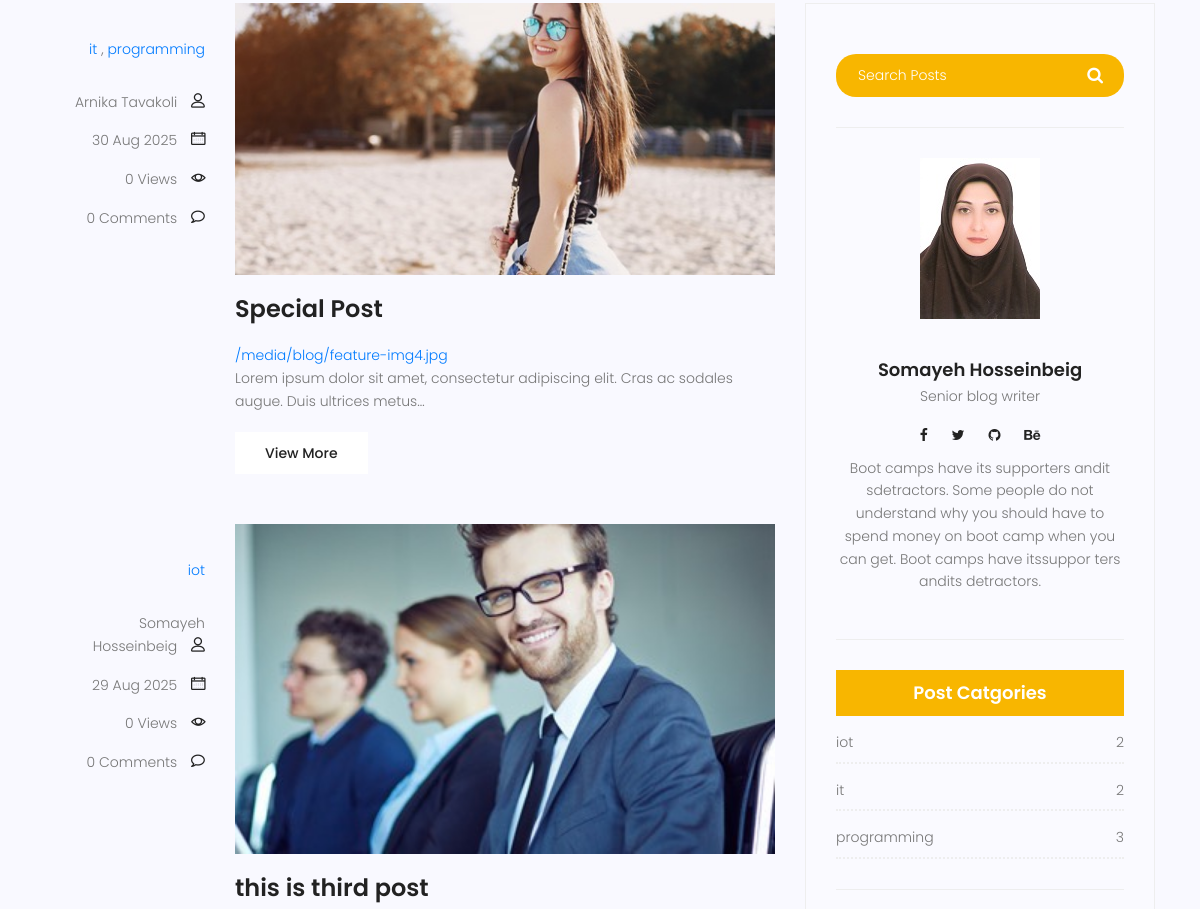
Before: /blog/search/ (middle part) with the older database file.
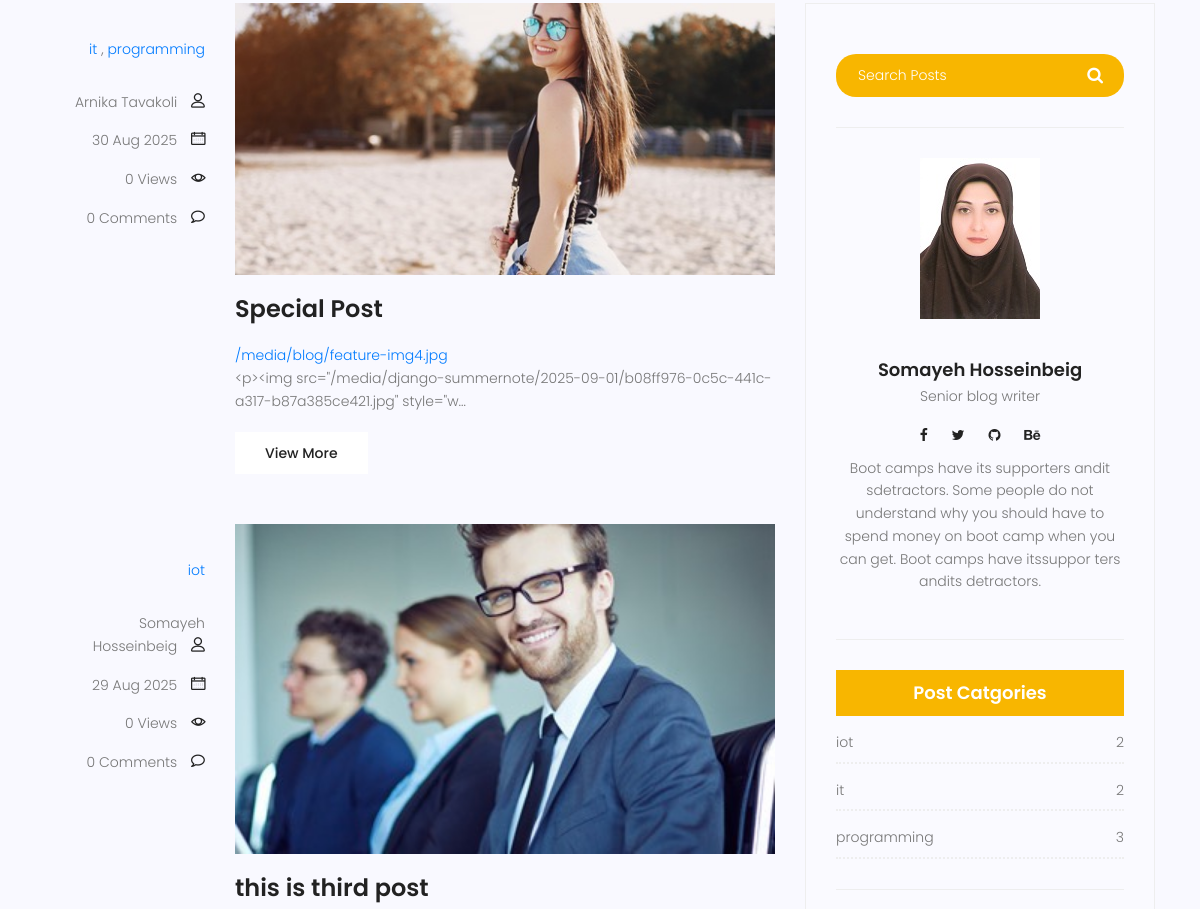
After: the same page with the newer database file.
### blog/models.py (models this page shows, shortened)
class Post(models.Model):
    image = models.ImageField(upload_to='blog/',default='blog/default.jpg')
    author = models.ForeignKey(User,on_delete=models.SET_NULL,null=True)
    title = models.CharField(max_length=255)
    content = models.TextField()
    tags = TaggableManager()
    category = models.ManyToManyField(Category)
    counted_views = models.IntegerField(default=0)
    status = models.BooleanField(default=False)
    login_require = models.BooleanField(default=False)
    published_date = models.DateTimeField(null=True)
    created_date = models.DateTimeField(auto_now_add=True)
    updated_date = models.DateTimeField(auto_now=True)
    class Meta:
        ordering = ['-created_date']
    def snippets(self):
        return self.content[:200] + '...'

### blog/views.py (the view)
# urls.py: path('search/',blog_search,name='search'),
def blog_search(request):
    posts = Post.objects.filter(status=1)
    if request.method == 'GET':
        if request.GET.get('s'):
            s =  request.GET.get('s')
            posts = posts.filter(content__contains=s)
    context = {'posts':posts}
    return render(request,'blog/blog-home.html',context)

### blog/models.py (called while the page is built)
    def __str__(self):
        return self.name

### blog/templatetags/blog_tags.py (called while the page is built)
@register.simple_tag(name='comments_count')
def function(pid):
    return Comment.objects.filter(post=pid,approved=True).count()

@register.inclusion_tag('blog/blog-post-categories.html')
def postcategories():
    posts = Post.objects.filter(status=1)
    categories = Category.objects.all()
    cat_dict = {}
    for name in categories:
        cat_dict[name]=posts.filter(category=name).count()
    return {'categories':cat_dict}

### templates/blog/blog-home.html (shortened to what this page needs)
{% extends 'base.html' %}
{% load static %}
{% load blog_tags %}
{% block content %}
<section class="post-content-area">
	<div class="container">
		<div class="row">
			<div class="col-lg-8 posts-list">
				{% for post in posts %}
				<div class="single-post row">
					<div class="col-lg-3  col-md-3 meta-details">
						<ul class="tags">
							{% for cat in post.category.all %}
								<a href="{% url 'blog:category' cat_name=cat.name %}">{{cat.name}}</a> {% if not forloop.last %},{% endif %}
							{% endfor %}
						</ul>
						<div class="user-details row">
							<p class="user-name col-lg-12 col-md-12 col-6"><a href="{% url 'blog:author' author_username=post.author.username %}">{{post.author.get_full_name}}</a> <span
									class="lnr lnr-user"></span></p>
							<p class="date col-lg-12 col-md-12 col-6"><a href="#">{{post.published_date|date:"d M Y"}}</a> <span
									class="lnr lnr-calendar-full"></span></p>
							<p class="view col-lg-12 col-md-12 col-6"><a href="#">{{post.counted_views}} Views</a> <span
									class="lnr lnr-eye"></span></p>
							<p class="comments col-lg-12 col-md-12 col-6"><a href="#">{% comments_count post.id %} Comments</a> <span
									class="lnr lnr-bubble"></span></p>
						</div>
					</div>
					<div class="col-lg-9 col-md-9 ">
						<div class="feature-img">
							<img class="img-fluid" src="{{post.image.url}}" alt="">
						</div>
						<a class="posts-title" href="{% url 'blog:single' pid=post.id %}">
							<h3>{{post.title}}</h3>
							{{post.image.url}}
						</a>
						<p class="excert">
							 {{post.content|truncatechars:100}}
						</p>
						<a href="{% url 'blog:single' pid=post.id %}" class="primary-btn">View More</a>
					</div>
				</div>
				{% endfor %}
			</div>
			<div class="col-lg-4 sidebar-widgets">
				<div class="widget-wrap">
					{% include 'blog/blog-search.html' %}
					{% include 'blog/blog-writer.html' %}
					{% postcategories %}
				</div>
			</div>
		</div>
	</div>
</section>
{% endblock %}

Changed rows visible on the page:
changed Post "Special Post": content "Lorem ipsum dolor sit amet, consectetur adipiscing elit. Cras ac sodales augue. Duis ultrices metus…" → "<p><img src=\"/media/django-summernote/2025-09-01/b08ff976-0c5c-441c-a317-b87a385ce421.jpg\" style=\"w…"
